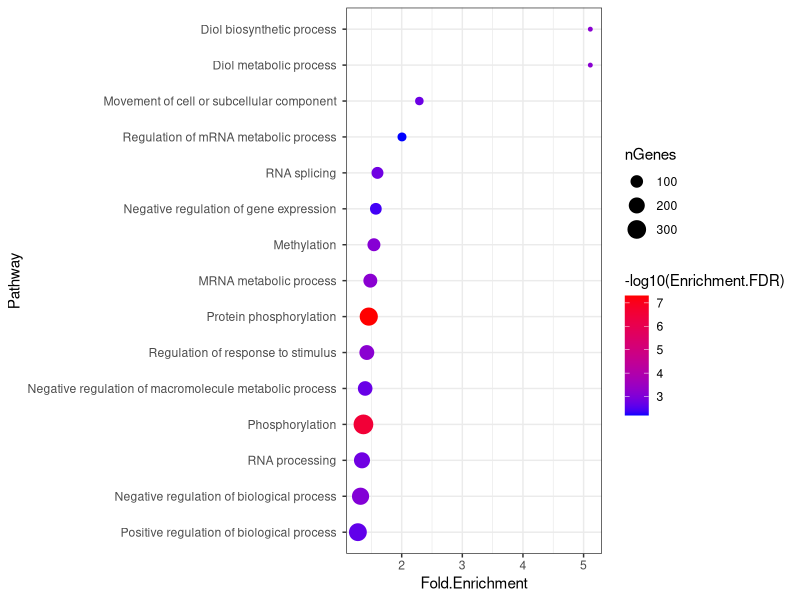
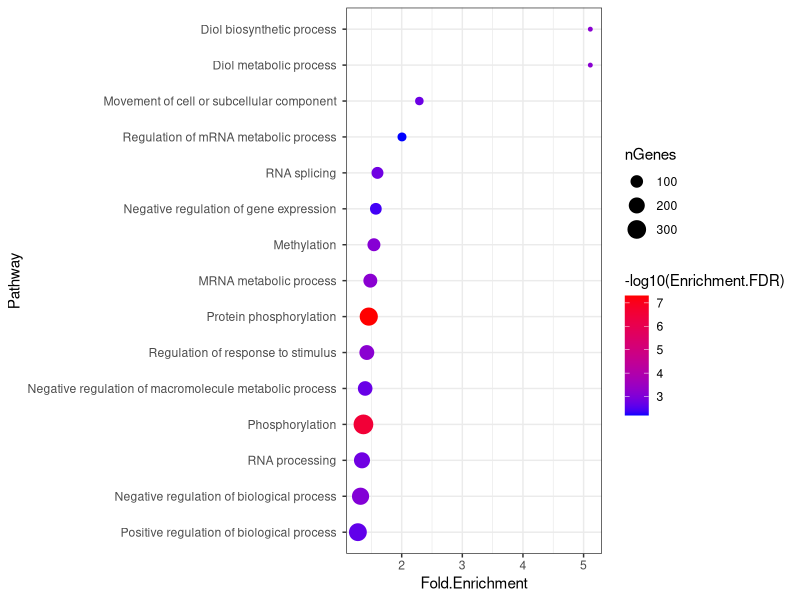

Source code (R) for these figures, in order:
# TSS enrichment
library(ggplot2)
library(reshape2)
library(dplyr)


setwd('/Users/zhusitao/R_workspace/R_script/project/TSS_annotation/enrichment_analysis/')

lt05 <- read.csv('rank_lt09_gene_GO_Biological_Process.csv')
# lt05 <- read.csv('/Users/zhusitao/Downloads/enrichment_all (2).csv')
head(lt05)
dim(lt05)
lt05_filter <- filter(lt05, lt05$Enrichment.FDR < 0.05) # 首先根据p值过滤
head(lt05_filter)
dim(lt05_filter)
# 根据显著性排名前18位的
# tmp <- head(arrange(lt05_filter, Enrichment.FDR), 20)
# tmp <- tail(arrange(lt05_filter, Fold.Enrichment), 20) 
tmp <- filter(lt05_filter, Fold.Enrichment >=1 & Enrichment.FDR < 0.05) # 根据p值和富集因子过滤
#tmp <- filter(tmp, grepl('RNA', Pathway)) #只显示RNA代谢相关的，
tmp <- head(arrange(tmp, Enrichment.FDR), 15) # 选取top10画图
tmp$Enrichment.FDR
#tmp %>% filter(grepl('RNA', Pathway)) %>%
tmp %>%
  arrange(Fold.Enrichment) %>%
  mutate(Pathway=factor(Pathway, levels = Pathway)) %>%
  ggplot(aes(x = Fold.Enrichment, y=Pathway)) + 
  geom_point(aes(size=nGenes, color=-log10(Enrichment.FDR))) +
  scale_color_gradient(low = "blue", high = "red") + theme_bw() #+ 
#scale_x_continuous(breaks = c(1.3,1.5,1.7,2), limits = c(1.3,2)) 
ggsave('lt09_GO.pdf',width = 10, height = 10,units = 'in',dpi=300)
